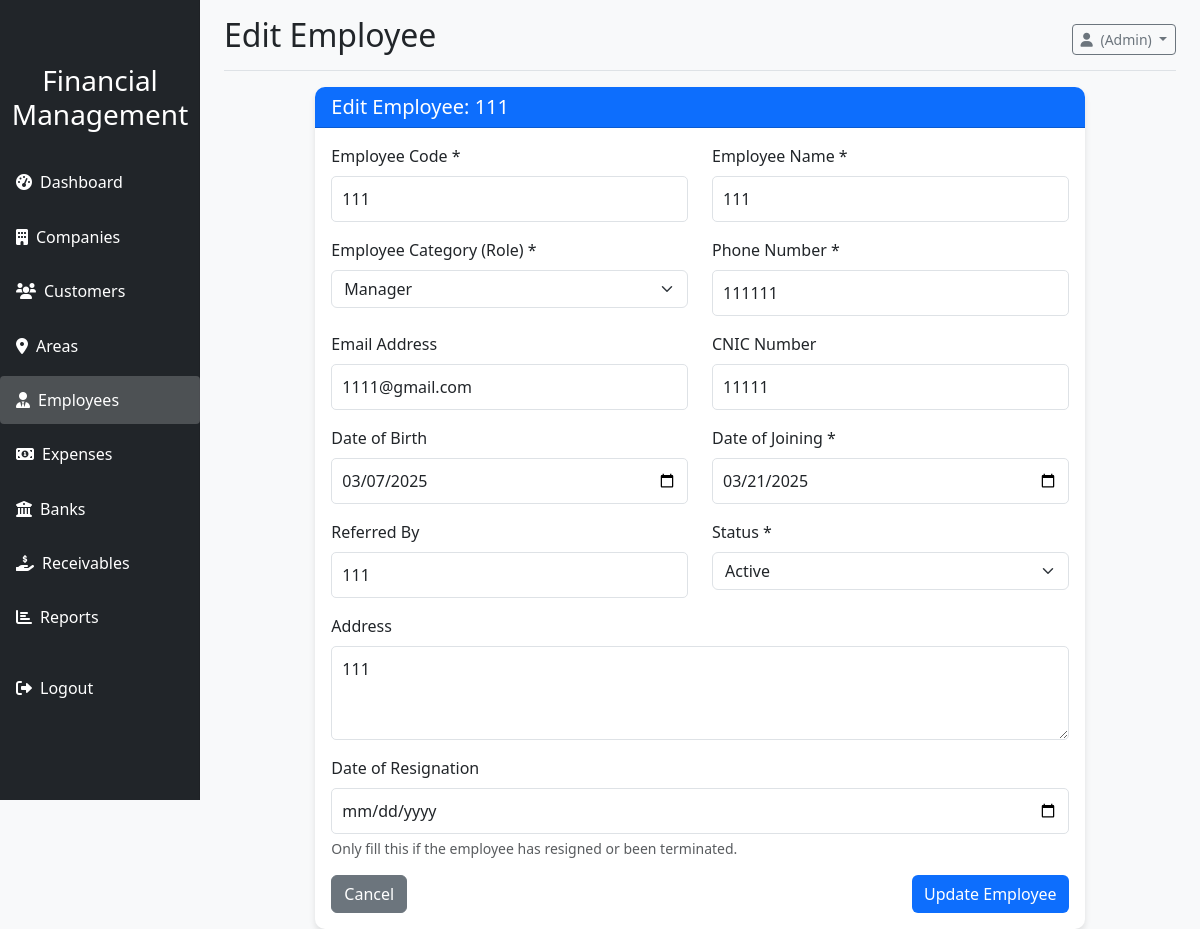
Page /dashboard/employees/edit/1/ (signed in) on the committed database.
### authentication/models.py (models this page shows, shortened)
class User(AbstractUser):
    ROLE_CHOICES = (
        ('admin', 'Admin'),
        ('accountant', 'Accountant'),
    )
    username = None
    email = models.EmailField(_('email address'), unique=True)
    role = models.CharField(max_length=20, choices=ROLE_CHOICES, default='accountant')
    USERNAME_FIELD = 'email'
    REQUIRED_FIELDS = []
    objects = UserManager()

### dashboard/models.py (models this page shows, shortened)
class Employee(models.Model):
    CATEGORY_CHOICES = (
        ('manager', 'Manager'),
        ('supervisor', 'Supervisor'),
        ('salesperson', 'Salesperson'),
        ('accountant', 'Accountant'),
        ('admin', 'Administrative Staff'),
        ('other', 'Other'),
    )
    STATUS_CHOICES = (
        ('active', 'Active'),
        ('resigned', 'Resigned'),
        ('terminated', 'Terminated'),
        ('on_leave', 'On Leave'),
    )
    employee_code = models.CharField(max_length=20, unique=True)
    name = models.CharField(max_length=100)
    category = models.CharField(max_length=20, choices=CATEGORY_CHOICES)
    phone_number = models.CharField(max_length=20)
    referred_by = models.CharField(max_length=100, blank=True, null=True)
    email = models.EmailField(blank=True, null=True)
    cnic = models.CharField(max_length=20, blank=True, null=True, verbose_name="CNIC")
    date_of_birth = models.DateField(null=True, blank=True)
    date_of_joining = models.DateField(default=timezone.now)
    date_of_resignation = models.DateField(null=True, blank=True)
    address = models.TextField(blank=True, null=True)
    status = models.CharField(max_length=20, choices=STATUS_CHOICES, default='active')
    class Meta:
        ordering = ['name']

### dashboard/views.py (the view)
# urls.py: path('employees/edit/<int:employee_id>/', views.edit_employee, name='edit_employee'),
@login_required
def edit_employee(request, employee_id):
    employee = get_object_or_404(Employee, id=employee_id)
    if request.method == 'POST':
        form = EmployeeForm(request.POST, instance=employee)
        if form.is_valid():
            form.save()
            messages.success(request, 'Employee updated successfully!')
            return redirect('employees')
    else:
        form = EmployeeForm(instance=employee)
    context = {
        'form': form,
        'employee': employee,
        'active_page': 'employees'
    }
    return render(request, 'dashboard/edit_employee.html', context)

### dashboard/templates/dashboard/edit_employee.html (shortened to what this page needs)
{% extends 'dashboard_base.html' %}
{% block page_title %}Edit Employee{% endblock %}
{% block dashboard_content %}
<div class="container-fluid">
    <div class="row justify-content-center">
        <div class="col-md-10">
            <div class="card">
                <div class="card-header bg-primary text-white">
                    <h5 class="card-title mb-0">Edit Employee: {{ employee.name }}</h5>
                </div>
                <div class="card-body">
                    <form method="post" action="{% url 'edit_employee' employee.id %}">
                        <div class="row mb-3">
                            <div class="col-md-6">
                                <label for="{{ form.employee_code.id_for_label }}" class="form-label">{{ form.employee_code.label }} *</label>
                                {{ form.employee_code }}
                            </div>
                            <div class="col-md-6">
                                <label for="{{ form.name.id_for_label }}" class="form-label">{{ form.name.label }} *</label>
                                {{ form.name }}
                            </div>
                        </div>
                        <div class="row mb-3">
                            <div class="col-md-6">
                                <label for="{{ form.category.id_for_label }}" class="form-label">{{ form.category.label }} *</label>
                                {{ form.category }}
                            </div>
                            <div class="col-md-6">
                                <label for="{{ form.phone_number.id_for_label }}" class="form-label">{{ form.phone_number.label }} *</label>
                                {{ form.phone_number }}
                            </div>
                        </div>
                        <div class="row mb-3">
                            <div class="col-md-6">
                                <label for="{{ form.email.id_for_label }}" class="form-label">{{ form.email.label }}</label>
                                {{ form.email }}
                            </div>
                            <div class="col-md-6">
                                <label for="{{ form.cnic.id_for_label }}" class="form-label">{{ form.cnic.label }}</label>
                                {{ form.cnic }}
                            </div>
                        </div>
                        <div class="row mb-3">
                            <div class="col-md-6">
                                <label for="{{ form.date_of_birth.id_for_label }}" class="form-label">{{ form.date_of_birth.label }}</label>
                                {{ form.date_of_birth }}
                            </div>
                            <div class="col-md-6">
                                <label for="{{ form.date_of_joining.id_for_label }}" class="form-label">{{ form.date_of_joining.label }} *</label>
                                {{ form.date_of_joining }}
                            </div>
                        </div>
                        <div class="row mb-3">
                            <div class="col-md-6">
                                <label for="{{ form.referred_by.id_for_label }}" class="form-label">{{ form.referred_by.label }}</label>
                                {{ form.referred_by }}
                            </div>
                            <div class="col-md-6">
                                <label for="{{ form.status.id_for_label }}" class="form-label">{{ form.status.label }} *</label>
                                {{ form.status }}
                            </div>
                        </div>
                        <div class="mb-3">
                            <label for="{{ form.address.id_for_label }}" class="form-label">{{ form.address.label }}</label>
                            {{ form.address }}
                        </div>
                        <div class="mb-3">
                            <label for="{{ form.date_of_resignation.id_for_label }}" class="form-label">{{ form.date_of_resignation.label }}</label>
                            {{ form.date_of_resignation }}
                            <div class="form-text">Only fill this if the employee has resigned or been terminated.</div>
                        </div>
                        <div class="d-flex justify-content-between">
                            <a href="{% url 'employees' %}" class="btn btn-secondary">Cancel</a>
                            <button type="submit" class="btn btn-primary">Update Employee</button>
                        </div>
                    </form>
                </div>
            </div>
        </div>
    </div>
</div>
{% endblock %}

### templates/dashboard_base.html (shortened to what this page needs)
{% extends 'base.html' %}
{% block content %}
<div class="container-fluid">
    <div class="row">
        <div class="col-md-3 col-lg-2 d-md-block bg-dark sidebar collapse" id="sidebarMenu">
            <div class="position-sticky pt-3">
                <div class="text-center mb-4">
                    <h3 class="text-white">Financial Management</h3>
                </div>
                <ul class="nav flex-column">
                    <li class="nav-item">
                        <a class="nav-link text-white {% if active_page == 'dashboard' %}active{% endif %}" href="{% url 'dashboard' %}">
                            <i class="fas fa-tachometer-alt me-2"></i>Dashboard
                        </a>
                    </li>
                    <li class="nav-item">
                        <a class="nav-link text-white {% if active_page == 'companies' %}active{% endif %}" href="{% url 'companies' %}">
                            <i class="fas fa-building me-2"></i>Companies
                        </a>
                    </li>
                    <li class="nav-item">
                        <a class="nav-link text-white {% if active_page == 'customers' %}active{% endif %}" href="{% url 'customers' %}">
                            <i class="fas fa-users me-2"></i>Customers
                        </a>
                    </li>
                    <li class="nav-item">
                        <a class="nav-link text-white {% if active_page == 'areas' %}active{% endif %}" href="{% url 'areas' %}">
                            <i class="fas fa-map-marker-alt me-2"></i>Areas
                        </a>
                    </li>
                    <li class="nav-item">
                        <a class="nav-link text-white {% if active_page == 'employees' %}active{% endif %}" href="{% url 'employees' %}">
                            <i class="fas fa-user-tie me-2"></i>Employees
                        </a>
                    </li>
                    <li class="nav-item">
                        <a class="nav-link text-white {% if active_page == 'expenses' %}active{% endif %}" href="{% url 'expenses' %}">
                            <i class="fas fa-money-bill-alt me-2"></i>Expenses
                        </a>
                    </li>
                    <li class="nav-item">
                        <a class="nav-link text-white {% if active_page == 'banks' %}active{% endif %}" href="{% url 'banks' %}">
                            <i class="fas fa-university me-2"></i>Banks
                        </a>
                    </li>
                    <li class="nav-item">
                        <a class="nav-link text-white {% if active_page == 'receivables' %}active{% endif %}" href="{% url 'receivables' %}">
                            <i class="fas fa-hand-holding-usd me-2"></i>Receivables
                        </a>
                    </li>
                    <li class="nav-item">
                        <a class="nav-link text-white {% if active_page == 'reports' %}active{% endif %}" href="{% url 'reports' %}">
                            <i class="fas fa-chart-bar me-2"></i>Reports
                        </a>
                    </li>
                    <li class="nav-item mt-3">
                        <a class="nav-link text-white" href="{% url 'logout' %}">
                            <i class="fas fa-sign-out-alt me-2"></i>Logout
                        </a>
                    </li>
                </ul>
            </div>
        </div>
        <main class="col-md-9 ms-sm-auto col-lg-10 px-md-4">
            <div class="d-flex justify-content-between flex-wrap flex-md-nowrap align-items-center pt-3 pb-2 mb-3 border-bottom">
                <h1 class="h2">{% block page_title %}Dashboard{% endblock %}</h1>
                <div class="btn-toolbar mb-2 mb-md-0">
                    <div class="dropdown">
                        <button class="btn btn-sm btn-outline-secondary dropdown-toggle" type="button" id="userDropdown" data-bs-toggle="dropdown" aria-expanded="false">
                            <i class="fas fa-user me-1"></i> {{ request.user.first_name }} {{ request.user.last_name }} ({{ request.user.get_role_display }})
                        </button>
                    </div>
                </div>
            </div>
            {% block dashboard_content %}{% endblock %}
        </main>
    </div>
</div>
{% endblock %}

### static/css/style.css (style rules this page uses)
body { font-family: 'Segoe UI', Tahoma, Geneva, Verdana, sans-serif; background-color: #f8f9fa; }
.sidebar { position: fixed; top: 0; bottom: 0; left: 0; z-index: 100; padding: 48px 0 0; box-shadow: inset -1px 0 0 rgba(0, 0, 0, .1); height: 100vh; }
.sidebar .nav-link { font-weight: 500; color: #333; padding: 0.75rem 1rem; margin: 0.2rem 0; border-radius: 0.25rem; }
.sidebar .nav-link.active { background-color: rgba(255, 255, 255, 0.2); }
.card { border: none; border-radius: 10px; box-shadow: 0 4px 6px rgba(0, 0, 0, 0.1); transition: transform 0.3s; }
.card-header { border-radius: 10px 10px 0 0 !important; font-weight: 600; }
.btn-primary { background-color: #0d6efd; border: none; }
.form-label { font-weight: 500; }
.form-control { border-radius: 5px; padding: 10px; }

### rows in the picture
User: user.role "Admin"
Employee: name "111", employee_code "111", category "Manager", phone_number "111111", email "1111@gmail.com", cnic "11111", date_of_birth "03/07/2025", date_of_joining "03/21/2025", referred_by "111", status "Active", address "111"
